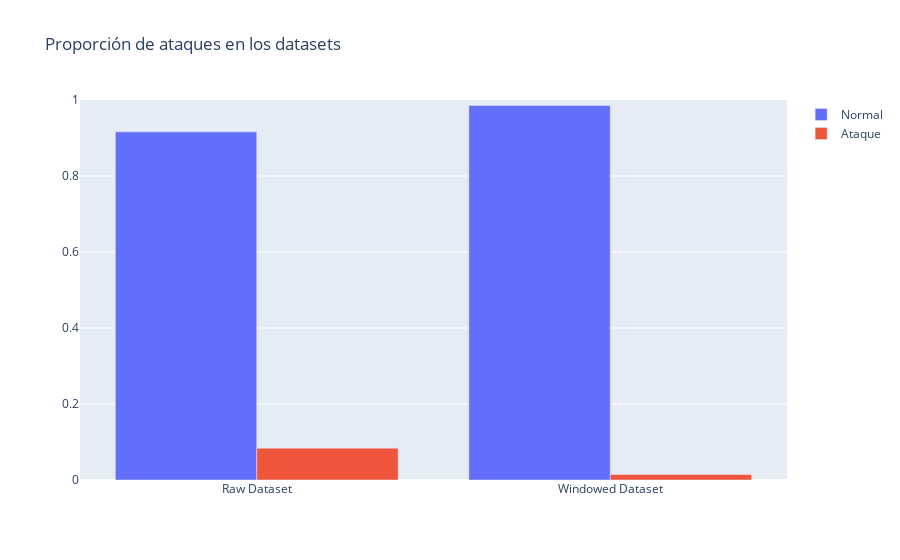

The code cell stored with this chart in its notebook:
### Code cell
prop_raw = raw_df['is_attack'].value_counts(normalize=True).reindex([0,1], fill_value=0)
prop_win = windowed_df['is_attack'].value_counts(normalize=True).reindex([0,1], fill_value=0)

datasets = ['Raw Dataset', 'Windowed Dataset']
normal_vals = [prop_raw[0], prop_win[0]]
attack_vals = [prop_raw[1], prop_win[1]]

fig = go.Figure()
fig.add_bar(x=datasets, y=normal_vals, name='Normal')
fig.add_bar(x=datasets, y=attack_vals, name='Ataque')

fig.update_layout(
    title="Proporción de ataques en los datasets",
    barmode='group',
    yaxis=dict(range=[0,1])
)
fig.write_image(
    "../reports/figures/dataset_proportion.png",
    width=1000,      # ancho en píxeles
    height=600,      # alto en píxeles
    scale=2          # factor de escalado (2 = ~200 DPI)
)
fig.show()

### Figure 1 — Plotly figure (JSON) as saved in the notebook; plotly's stock layout.template omitted (floating-point values rounded to 4 significant figures)
{"data": [{"name": "Normal", "type": "bar", "x": ["Raw Dataset", "Windowed Dataset"], "y": [0.9162, 0.9856]}, {"name": "Ataque", "type": "bar", "x": ["Raw Dataset", "Windowed Dataset"], "y": [0.08376, 0.01441]}], "layout": {"barmode": "group", "title": {"text": "Proporción de ataques en los datasets"}, "yaxis": {"range": [0, 1]}}}
